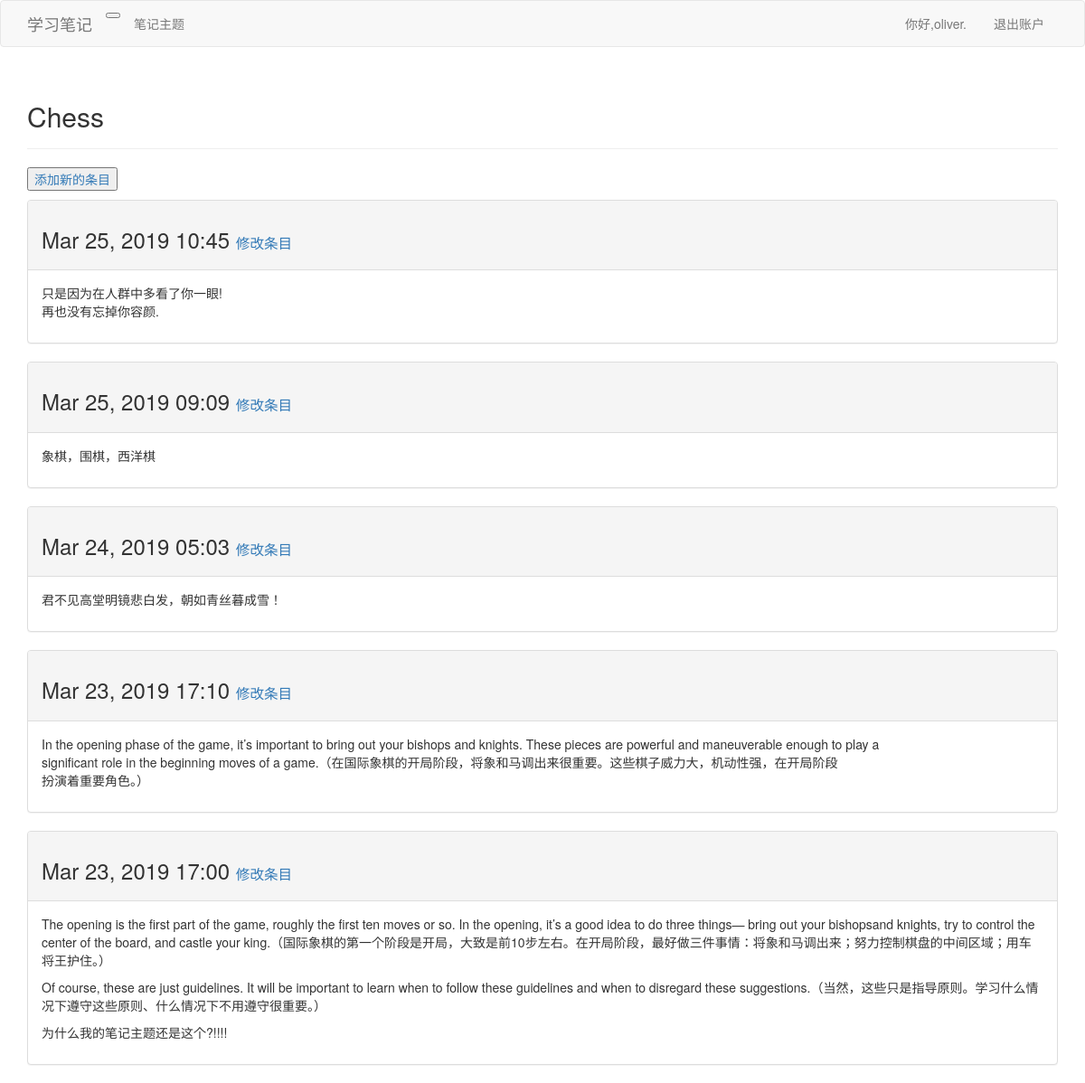
The page /topics/3/ (signed in) on the database its author committed.
### learning_logs/models.py (models this page shows, shortened)
class Topic(models.Model):
    text = models.CharField(max_length = 200)
    date_added = models.DateTimeField(auto_now_add = True)
    owner = models.ForeignKey(User)
    def __str__(self):
        return self.text

class Entry(models.Model):
    topic = models.ForeignKey(Topic)    #把条目Enytry 关联到 主题Topic
    text = models.TextField()
    date_added = models.DateTimeField(auto_now_add=True)
    class Meta:
        verbose_name_plural = 'entries'

### learning_logs/views.py (the view)
# urls.py: url(r'^topics/(?P<topic_id>\d+)/$',views.topic
@login_required
def topic(request,topic_id):
	topic=Topic.objects.get(id=topic_id)
	if  check_topic_owner(request,topic):
		raise   Http404
	entries = topic.entry_set.order_by('-date_added')
	context = {'topic':topic,'entries':entries}
	return render(request,'learning_logs/topic.html',context)

### learning_logs/views.py (called while the page is built)
def check_topic_owner(request,topic):
    if request.user != topic.owner:
        return True

### learning_logs/templates/learning_logs/topic.html
{%  extends 'learning_logs/base.html'  %}
{%load bootstrap3%}
{% block header %}
  <h2>{{topic}}</h2>
{% endblock header %}
{%  block content  %}
<p>
  <a href="{%  url 'learning_logs:new_entry' topic.id  %}">
    <button>添加新的条目</button>
  </a>
</p>
    {%  for entry in entries  %}
      <div class="panel panel-default">
        <div class="panel-heading">
          <h3>
            {{  entry.date_added | date:'M d, Y H:i'  }}
            <small>
              <a href="{%  url 'learning_logs:edit_entry' entry.id  %}">
                    修改条目
              </a>
            </small>
          </h3>
        </div>
        <div class="panel-body">
          {{entry.text | linebreaks}}
        </div>
      </div>
    {%  empty  %}
        There are no entries for this topic yet.
    {%  endfor  %}
{%  endblock content  %}

### learning_logs/templates/learning_logs/base.html (shortened to what this page needs)
{%load bootstrap3%}
<!DOCTYPE html>
<html>
    <head>
        {%bootstrap_css%}
    </head>
    <body>
        <nav class="navbar navbar-default nav-static-top">
            <div  class="container">
                <div class="navbar-header">
                    <button  type="button"                       class="navbar-toogle collapsed"
                        data-toggle="collapse"  data-target="#navbar"
                        aria-expanded="false"   aria-controls="navbar">
                    </button>
                    <a class="navbar-brand"
                      href="{%url 'learning_logs:index'%}">
                      学习笔记
                    </a>
                </div>
                <div id="navbar"
                    class="navbar-collapse collapse">
                    <ul class="nav navbar-nav">
                        <li>
                            <a href="{%url 'learning_logs:topics'%}">
                                笔记主题
                            </a>
                        </li>
                    </ul>
                    <ul class="nav  navbar-nav navbar-right">
                      {%if user.is_authenticated %}
                        <li>
                          <a>你好,{{user.username}}.</a>
                        </li>
                        <li>
                          <a href="{%url 'users:logout'%}">
                            退出账户
                          </a>
                        </li>
                      {%endif%}
                    </ul>
                </div>
            </div>
        </nav>
        <div class="container">
          <div class="page-header">
            {%block header%}
            {%endblock header%}
          </div>
          <div>
            {%block content%}
            {%endblock content%}
          </div>
        </div>
    </body>
</html>

### rows shown on the page
Topic: text "Chess"
Entry: date_added "Mar 25, 2019 10:45", text "只是因为在人群中多看了你一眼! 再也没有忘掉你容颜."
Entry: date_added "Mar 25, 2019 09:09", text "象棋，围棋，西洋棋"
Entry: date_added "Mar 24, 2019 05:03", text "君不见高堂明镜悲白发，朝如青丝暮成雪！"
Entry: date_added "Mar 23, 2019 17:10", text "In the opening phase of the game, it’s important to bring out your bishops and knights. These pieces are powerful and maneuverable enough to play a significant role in the beginning moves of a game.（在国际象棋的开局阶段，将象和马调出来很重要。这些棋子威力大，机动性强，在开局阶段 扮演着重要角色。）"
Entry: date_added "Mar 23, 2019 17:00", text "The opening is the first part of the game, roughly the first ten moves or so. In the opening, it’s a good idea to do three things— bring out your bishopsand knights, try to control the center of the board, and castle your king.（国际象棋的第一个阶段是开局，大致是前10步左右。在开局阶段，最好做三件事情：将象和马调出来；努力控制棋盘的中间区域；用车将王护住。） Of course, these are just guidelines. It will be important to learn when to follow these guidelines and when to disregard these suggestions.（当然，这些只是指导原则。学习什么情况下遵守这些原则、什么情况下不用遵守很重要。） 为什么我的笔记主题还是这个?!!!!"

### other values the page prints
{{ user.username }} "oliver"
